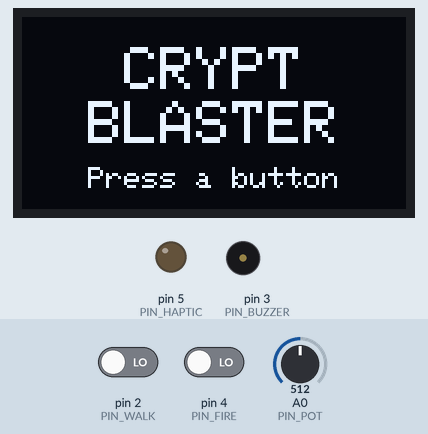
Simulated run of this sketch. Board: Arduino Nano, built with avr-gcc and run on an emulated ATmega328P. Shown: 128×64 one-colour display, output pins drawn as LEDs (lit = HIGH), buzzer (waves = sounding). Inputs (shaded band) come from the test bench; at power-on: pin 4 (PIN_FIRE) LOW, A0 (PIN_POT) = 512, pin 2 (PIN_WALK) LOW. Random numbers use the default seed unless the sketch sets one.

Above: at 1.2 s.
1.3 s: pin 4 (PIN_FIRE) driven HIGH
At 1.57 s:
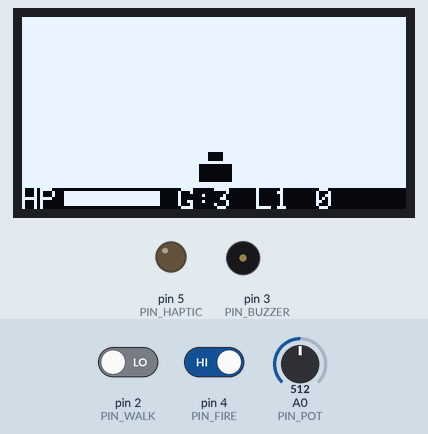
3.1 s: A0 (PIN_POT) set to 306
At 4.06 s:
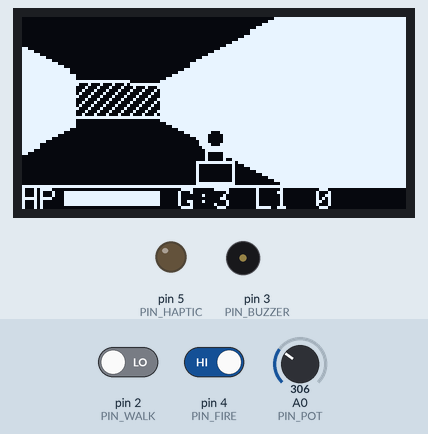
6.1 s: pin 2 (PIN_WALK) driven HIGH
At 6.41 s:
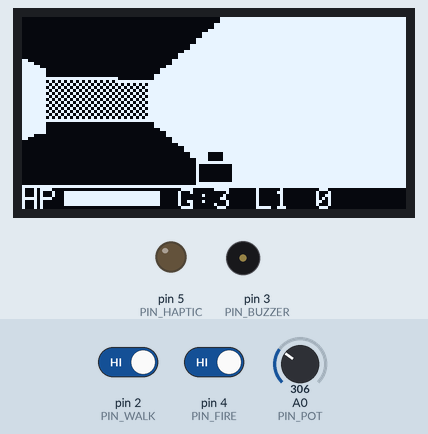
7.6 s: A0 (PIN_POT) set to 245
At 8.71 s:
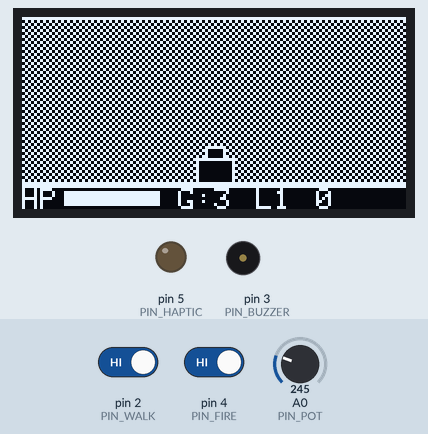
9.2 s: A0 (PIN_POT) set to 122
At 10.06 s:
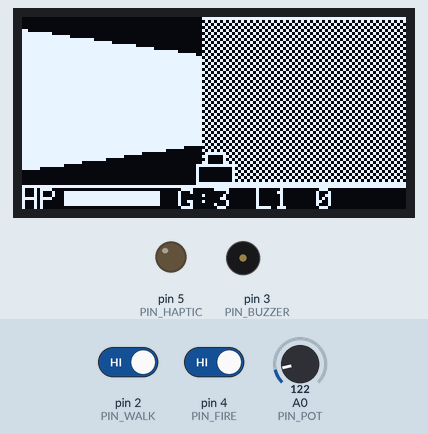
11.1 s: pin 2 (PIN_WALK) driven LOW
At 18.2 s:
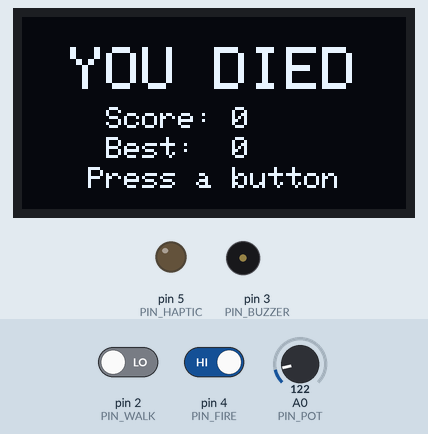
Timing chart, 0 to 18.6 s (numbered marks = the images above; inputs shaded):
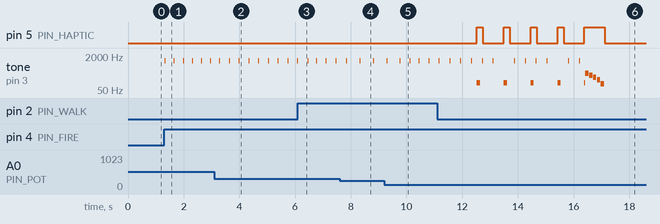

Measured:
- after the input at 1.3 s, tone on pin 3 (PIN_BUZZER): alternates 1200 Hz for 0.03 s and silent for 0.29 s, starting at once; the display: first changes after 0.06 s (image 1 shows a later state)
- after the input at 11.1 s, pin 5 (PIN_HAPTIC): goes 4 × (HIGH 0.22 s, LOW 0.74 s), HIGH 0.73 s, then LOW, starting after 1.4 s

The sketch:

CryptBlaster.ino
```cpp
/*
 * CRYPT BLASTER - an original first-person raycasting shooter
 * for the "TheThing" Arduino Nano board.
 *
 *   Potentiometer A0  -> look / turn (the knob is your heading: one sweep = full circle)
 *   BUTTON2 D2 (hold) -> walk forward
 *   BUTTON3 D4        -> fire
 *   Buzzer D3, haptic motor D5, SH1106 128x64 OLED on I2C (0x3C)
 *
 * Hunt down every gloop in the crypt to clear the level. They sniff you
 * out and bite when close; each level brings more and tougher ones.
 *
 * Libraries: "Adafruit SH110X" and "Adafruit GFX Library".
 */
#include <Wire.h>
#include <Adafruit_GFX.h>
#include <Adafruit_SH110X.h>

const uint8_t PIN_POT = A0, PIN_WALK = 2, PIN_FIRE = 4, PIN_BUZZER = 3, PIN_HAPTIC = 5;

Adafruit_SH1106G display(128, 64, &Wire, -1);
#define WHITE SH110X_WHITE
#define BLACK SH110X_BLACK

const uint8_t VIEW_H = 56;     // 3D view height; HUD below
const uint8_t COLS = 64;       // rays per frame (each drawn 2px wide)

// ---------- Map: 16x16, bit 15 = x0 ----------
const uint16_t PROGMEM worldMap[16] = {
  0b1111111111111111,
  0b1000000010000001,
  0b1011110010111101,
  0b1010000000000101,
  0b1010111011100101,
  0b1000100000100001,
  0b1110101110101111,
  0b1000001010000001,
  0b1011100000111101,
  0b1000000100000001,
  0b1011110101111101,
  0b1000010100000001,
  0b1110010111110111,
  0b1000000000000001,
  0b1011101101011101,
  0b1111111111111111,
};

bool wallAt(int8_t x, int8_t y) {
  if (x < 0 || y < 0 || x > 15 || y > 15) return true;
  return (pgm_read_word(&worldMap[y]) >> (15 - x)) & 1;
}

// ---------- Enemy sprite (8x8): body is white, mask is black backing ----------
const uint8_t PROGMEM gloopBody[2][8] = {
  {0x42, 0x7E, 0xFF, 0xDB, 0xFF, 0xC3, 0x7E, 0x5A},
  {0x42, 0x7E, 0xFF, 0xDB, 0xFF, 0xC3, 0x7E, 0xA5}};
const uint8_t PROGMEM gloopMask[8] = {0x42, 0x7E, 0xFF, 0xFF, 0xFF, 0xFF, 0x7E, 0xFF};

// ---------- State ----------
float plX, plY, plA;
float dirX, dirY, plnX, plnY;
int8_t health;
uint8_t level = 1;
uint16_t score = 0, hiScore = 0;
uint8_t zbuf[COLS];   // wall distance per column, 1/16 tile units

const uint8_t MAX_MOBS = 8;
struct Mob { float x, y; int8_t hp; uint8_t hurt; unsigned long nextBite; };
Mob mobs[MAX_MOBS];
uint8_t mobCount, mobsAlive;
// Explicit prototypes stop the Arduino builder placing them above `Mob`
bool projectMob(const Mob &m, float &screenX, float &depth);
void tryMove(float &x, float &y, float dx, float dy, float r);

unsigned long lastFrame, fireCooldownUntil = 0, flashUntil = 0, hapticOff = 0, hurtFlashUntil = 0;
bool fireSample = false, fireEdge = false;
float bobPhase = 0;
uint8_t frameNo = 0;

enum State { TITLE, PLAYING, CLEARED, DEAD };
State state = TITLE;

// ---------- Helpers ----------
void beep(unsigned int f, unsigned long ms) { tone(PIN_BUZZER, f, ms); }
void rumble(unsigned long ms) { digitalWrite(PIN_HAPTIC, HIGH); hapticOff = millis() + ms; }
bool walkHeld() { return digitalRead(PIN_WALK) == HIGH; }
bool fireHeld() { return digitalRead(PIN_FIRE) == HIGH; }
bool anyHeld() { return walkHeld() || fireHeld(); }

void sampleButtons() {
  bool f = fireHeld();
  if (f && !fireSample) fireEdge = true;
  fireSample = f;
}

uint8_t rngByte() { return random(256); }

// ---------- Level setup ----------
void spawnLevel() {
  plX = 1.5; plY = 1.5;
  mobCount = min((int)MAX_MOBS, 2 + level);
  mobsAlive = mobCount;
  for (uint8_t i = 0; i < mobCount; i++) {
    int8_t x, y;
    do {
      x = 1 + random(14);
      y = 1 + random(14);
    } while (wallAt(x, y) || (x + 0.5 - plX) * (x + 0.5 - plX) + (y + 0.5 - plY) * (y + 0.5 - plY) < 25);
    mobs[i].x = x + 0.5;
    mobs[i].y = y + 0.5;
    mobs[i].hp = 2 + level / 3;
    mobs[i].hurt = 0;
    mobs[i].nextBite = 0;
  }
}

// ---------- Rendering ----------
void drawWallColumn(uint8_t x0, int8_t top, uint8_t h, uint8_t shade) {
  for (uint8_t x = x0; x < x0 + 2; x++) {
    if (shade == 0) { display.drawFastVLine(x, top, h, WHITE); continue; }
    display.drawPixel(x, top, WHITE);
    display.drawPixel(x, top + h - 1, WHITE);
    for (uint8_t y = top + 1; y < top + h - 1; y++) {
      bool on;
      if (shade == 1)      on = ((x + y) & 1) == 0;
      else if (shade == 2) on = ((x + y) & 3) == 0;
      else                 on = false;
      if (on) display.drawPixel(x, y, WHITE);
    }
  }
}

void castWalls() {
  for (uint8_t c = 0; c < COLS; c++) {
    float camX = 2.0f * c / COLS - 1.0f;
    float rdx = dirX + plnX * camX, rdy = dirY + plnY * camX;
    int8_t mx = (int8_t)plX, my = (int8_t)plY;
    float ddx = (rdx == 0) ? 1e6 : fabs(1.0f / rdx);
    float ddy = (rdy == 0) ? 1e6 : fabs(1.0f / rdy);
    int8_t sx, sy;
    float sdx, sdy;
    if (rdx < 0) { sx = -1; sdx = (plX - mx) * ddx; } else { sx = 1; sdx = (mx + 1.0f - plX) * ddx; }
    if (rdy < 0) { sy = -1; sdy = (plY - my) * ddy; } else { sy = 1; sdy = (my + 1.0f - plY) * ddy; }
    uint8_t side = 0;
    for (uint8_t i = 0; i < 40; i++) {
      if (sdx < sdy) { sdx += ddx; mx += sx; side = 0; }
      else           { sdy += ddy; my += sy; side = 1; }
      if (wallAt(mx, my)) break;
    }
    float d = side == 0 ? sdx - ddx : sdy - ddy;
    if (d < 0.05f) d = 0.05f;
    zbuf[c] = (d * 16 > 255) ? 255 : (uint8_t)(d * 16);

    int16_t h = (int16_t)(VIEW_H / d);
    if (h > VIEW_H) h = VIEW_H;
    if (h < 2) h = 2;
    uint8_t shade = side + (d > 4 ? 1 : 0) + (d > 8 ? 1 : 0);
    drawWallColumn(c * 2, (VIEW_H - h) / 2, h, shade > 3 ? 3 : shade);
  }
}

// Project a mob to the screen. Returns false if behind the camera.
bool projectMob(const Mob &m, float &screenX, float &depth) {
  float rx = m.x - plX, ry = m.y - plY;
  float invDet = 1.0f / (plnX * dirY - dirX * plnY);
  float tx = invDet * (dirY * rx - dirX * ry);
  depth = invDet * (-plnY * rx + plnX * ry);
  if (depth < 0.2f) return false;
  screenX = 64.0f * (1.0f + tx / depth);   // pixel x of sprite centre
  return true;
}

void drawMobs() {
  // Sort alive mobs far -> near
  uint8_t order[MAX_MOBS], n = 0;
  float depthOf[MAX_MOBS], sxOf[MAX_MOBS];
  for (uint8_t i = 0; i < mobCount; i++) {
    if (mobs[i].hp <= 0) continue;
    float sx, dp;
    if (!projectMob(mobs[i], sx, dp)) continue;
    depthOf[i] = dp; sxOf[i] = sx;
    uint8_t j = n++;
    while (j > 0 && depthOf[order[j - 1]] < dp) { order[j] = order[j - 1]; j--; }
    order[j] = i;
  }

  for (uint8_t k = 0; k < n; k++) {
    uint8_t i = order[k];
    float dp = depthOf[i];
    int16_t size = (int16_t)(VIEW_H / dp);
    if (size > 90) size = 90;
    if (size < 3) size = 3;
    int16_t h = size * 3 / 4, w = h;
    int16_t floorY = VIEW_H / 2 + size / 2;
    int16_t top = floorY - h;
    int16_t left = (int16_t)sxOf[i] - w / 2;
    uint8_t zd = dp * 16 > 255 ? 255 : (uint8_t)(dp * 16);
    bool flashWhite = mobs[i].hurt > 0;
    const uint8_t *body = gloopBody[(frameNo >> 2) & 1];

    for (int16_t px = left; px < left + w; px++) {
      if (px < 0 || px > 127) continue;
      if (zbuf[px >> 1] < zd) continue;          // hidden behind a wall
      uint8_t u = (px - left) * 8 / w;
      for (int16_t py = top; py < floorY; py++) {
        if (py < 0 || py >= VIEW_H) continue;
        uint8_t v = (py - top) * 8 / h;
        uint8_t bit = 0x80 >> u;
        bool m = pgm_read_byte(&gloopMask[v]) & bit;
        if (!m) continue;
        bool b = flashWhite || (pgm_read_byte(&body[v]) & bit);
        display.drawPixel(px, py, b ? WHITE : BLACK);
      }
    }
  }
}

void drawGun(bool walking) {
  int8_t bob = walking ? (int8_t)(sin(bobPhase) * 2) : 0;
  int8_t gy = 44 + bob;
  if (millis() < flashUntil) {
    display.fillCircle(64, gy - 4, 5, WHITE);
    display.fillCircle(64, gy - 4, 2, BLACK);
  }
  display.fillRect(58, gy + 4, 13, VIEW_H - gy - 4, BLACK);
  display.drawRect(58, gy + 4, 13, VIEW_H - gy - 4, WHITE);
  display.fillRect(61, gy, 7, 5, BLACK);
  display.drawRect(61, gy, 7, 5, WHITE);
  display.drawFastVLine(64, gy - 1, 2, WHITE);
  // Crosshair
  display.drawPixel(64, VIEW_H / 2, WHITE);
  display.drawPixel(62, VIEW_H / 2, WHITE);
  display.drawPixel(66, VIEW_H / 2, WHITE);
}

void drawHUD() {
  display.fillRect(0, VIEW_H, 128, 64 - VIEW_H, BLACK);
  display.drawFastHLine(0, VIEW_H, 128, WHITE);
  display.setTextSize(1);
  display.setCursor(0, VIEW_H + 1);
  display.print(F("HP"));
  display.drawRect(14, VIEW_H + 2, 32, 5, WHITE);
  display.fillRect(15, VIEW_H + 3, max(0, (int)health) * 30 / 100, 3, WHITE);
  display.setCursor(52, VIEW_H + 1);
  display.print(F("G:"));
  display.print(mobsAlive);
  display.setCursor(78, VIEW_H + 1);
  display.print(F("L"));
  display.print(level);
  display.setCursor(98, VIEW_H + 1);
  display.print(score);
}

// ---------- Game logic ----------
void readHeading() {
  static float smooth = -1;
  int raw = analogRead(PIN_POT);
  smooth = (smooth < 0) ? raw : smooth * 0.6f + raw * 0.4f;
  plA = smooth * (2.0f * PI / 1024.0f);
  dirX = cos(plA); dirY = sin(plA);
  plnX = -dirY * 0.66f; plnY = dirX * 0.66f;
}

void tryMove(float &x, float &y, float dx, float dy, float r) {
  float nx = x + dx;
  if (!wallAt((int8_t)(nx + (dx > 0 ? r : -r)), (int8_t)y)) x = nx;
  float ny = y + dy;
  if (!wallAt((int8_t)x, (int8_t)(ny + (dy > 0 ? r : -r)))) y = ny;
}

void shoot() {
  fireCooldownUntil = millis() + 280;
  flashUntil = millis() + 70;
  beep(1200, 30);
  int8_t best = -1;
  float bestDepth = 99;
  for (uint8_t i = 0; i < mobCount; i++) {
    if (mobs[i].hp <= 0) continue;
    float sx, dp;
    if (!projectMob(mobs[i], sx, dp)) continue;
    float halfW = (VIEW_H / dp) * 3 / 8 + 1;
    if (fabs(sx - 64) > halfW) continue;
    if (dp * 16 > zbuf[COLS / 2]) continue;     // wall in the way
    if (dp < bestDepth) { bestDepth = dp; best = i; }
  }
  if (best < 0) return;
  Mob &m = mobs[best];
  m.hp--;
  m.hurt = 3;
  // Knockback
  m.x += dirX * 0.15f;
  m.y += dirY * 0.15f;
  if (wallAt((int8_t)m.x, (int8_t)m.y)) { m.x -= dirX * 0.15f; m.y -= dirY * 0.15f; }
  if (m.hp <= 0) {
    mobsAlive--;
    score += 25 * level;
    beep(90, 180);
  } else {
    beep(500, 40);
  }
}

void updateMobs(float dt) {
  float speed = (0.7f + level * 0.12f) * dt;
  unsigned long now = millis();
  for (uint8_t i = 0; i < mobCount; i++) {
    Mob &m = mobs[i];
    if (m.hp <= 0) continue;
    if (m.hurt) m.hurt--;
    float dx = plX - m.x, dy = plY - m.y;
    float d = sqrt(dx * dx + dy * dy);
    if (d > 9) continue;                    // too far to notice you
    if (d > 0.6f) {
      tryMove(m.x, m.y, dx / d * speed, dy / d * speed, 0.3f);
    } else if (now >= m.nextBite) {
      m.nextBite = now + 900;
      health -= 8 + level * 2;
      beep(110, 120);
      rumble(180);
      hurtFlashUntil = now + 120;
    }
  }
}

void showMessage(const __FlashStringHelper *a, const __FlashStringHelper *b) {
  display.clearDisplay();
  display.setTextSize(2);
  int16_t x1, y1; uint16_t w, h;
  display.getTextBounds(a, 0, 0, &x1, &y1, &w, &h);
  display.setCursor((128 - w) / 2, 10);
  display.print(a);
  display.setTextSize(1);
  display.getTextBounds(b, 0, 0, &x1, &y1, &w, &h);
  display.setCursor((128 - w) / 2, 50);
  display.print(b);
}

void startGame() {
  level = 1;
  score = 0;
  health = 100;
  spawnLevel();
  state = PLAYING;
  lastFrame = millis();
}

// ---------- Arduino ----------
void setup() {
  pinMode(PIN_WALK, INPUT);   // external 10k pull-downs
  pinMode(PIN_FIRE, INPUT);
  pinMode(PIN_BUZZER, OUTPUT);
  pinMode(PIN_HAPTIC, OUTPUT);
  digitalWrite(PIN_HAPTIC, LOW);
  if (!display.begin(0x3C, true)) { for (;;) { beep(200, 100); delay(1000); } }
  Wire.setClock(400000);
  display.setTextColor(WHITE);
  randomSeed(analogRead(A1) ^ (analogRead(A6) << 4) ^ micros());
}

void loop() {
  sampleButtons();
  unsigned long now = millis();
  if (hapticOff && now >= hapticOff) { digitalWrite(PIN_HAPTIC, LOW); hapticOff = 0; }
  frameNo++;

  switch (state) {
    case TITLE:
    case DEAD:
    case CLEARED: {
      if (state == TITLE) {
        showMessage(F("CRYPT"), F("Press a button"));
        display.setTextSize(2);
        display.setCursor(22, 28);
        display.print(F("BLASTER"));
      } else if (state == DEAD) {
        showMessage(F("YOU DIED"), F("Press a button"));
        display.setTextSize(1);
        display.setCursor(28, 30); display.print(F("Score: ")); display.print(score);
        display.setCursor(28, 40); display.print(F("Best:  ")); display.print(hiScore);
      } else {
        showMessage(F("CLEARED!"), F("Press a button"));
        display.setTextSize(1);
        display.setCursor(34, 34); display.print(F("Next: L")); display.print(level);
      }
      display.display();
      static bool armed = false;          // wait for release, then a fresh press
      if (!anyHeld()) armed = true;
      else if (armed) {
        armed = false;
        if (state == CLEARED) { health = min(100, health + 30); spawnLevel(); state = PLAYING; lastFrame = millis(); }
        else startGame();
        fireEdge = false;
      }
      break;
    }

    case PLAYING: {
      float dt = (now - lastFrame) / 1000.0f;
      if (dt > 0.2f) dt = 0.2f;
      lastFrame = now;

      readHeading();
      bool walking = walkHeld();
      if (walking) {
        float v = 2.4f * dt;
        tryMove(plX, plY, dirX * v, dirY * v, 0.25f);
        bobPhase += dt * 12;
      }

      display.clearDisplay();
      castWalls();
      if (fireEdge || (fireHeld() && now >= fireCooldownUntil)) {
        if (now >= fireCooldownUntil) shoot();
      }
      fireEdge = false;
      updateMobs(dt);
      drawMobs();
      drawGun(walking);
      drawHUD();
      display.invertDisplay(millis() < hurtFlashUntil);
      display.display();

      if (health <= 0) {
        display.invertDisplay(false);
        if (score > hiScore) hiScore = score;
        static const uint16_t tune[] = {300, 250, 200, 150, 100};
        rumble(500);
        for (uint8_t i = 0; i < 5; i++) { tone(PIN_BUZZER, tune[i], 120); delay(140); }
        state = DEAD;
      } else if (mobsAlive == 0) {
        display.invertDisplay(false);
        static const uint16_t tune[] = {523, 659, 784, 1047};
        for (uint8_t i = 0; i < 4; i++) { tone(PIN_BUZZER, tune[i], 110); delay(130); }
        score += 100 * level;
        level++;
        state = CLEARED;
      }
      break;
    }
  }
}
```
